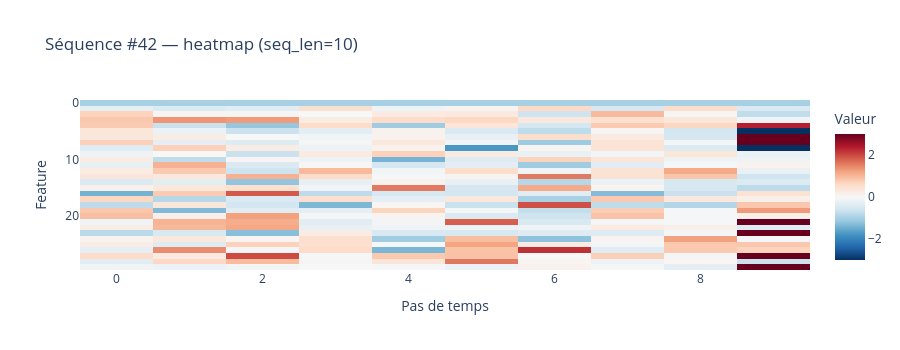

The notebook cell this image was saved under:
### Code cell
# Visualiser une séquence
seq_idx = 42
fig = px.imshow(
    sequences[seq_idx].T,
    labels={'x': 'Pas de temps', 'y': 'Feature', 'color': 'Valeur'},
    title=f'Séquence #{seq_idx} — heatmap (seq_len={seq_len})',
    color_continuous_scale='RdBu_r',
    zmin=-3, zmax=3,
    height=350,
    aspect='auto',
)
fig.show()

### Figure 1 — Plotly figure (JSON) as saved in the notebook; plotly's stock layout.template omitted (floating-point values rounded to 4 significant figures; data arrays with more than 128 entries replaced by an {"elided": "..."} marker saying what was removed)
{"data": [{"coloraxis": "coloraxis", "hovertemplate": "Pas de temps: %{x}<br>Feature: %{y}<br>Valeur: %{z}<extra></extra>", "name": "0", "type": "heatmap", "xaxis": "x", "yaxis": "y", "z": {"elided": "30x10 float values"}}], "layout": {"coloraxis": {"autocolorscale": false, "cmax": 3, "cmin": -3, "colorbar": {"title": {"text": "Valeur"}}, "colorscale": [[0, "rgb(5,48,97)"], [0.1, "rgb(33,102,172)"], [0.2, "rgb(67,147,195)"], [0.3, "rgb(146,197,222)"], [0.4, "rgb(209,229,240)"], [0.5, "rgb(247,247,247)"], [0.6, "rgb(253,219,199)"], [0.7, "rgb(244,165,130)"], [0.8, "rgb(214,96,77)"], [0.9, "rgb(178,24,43)"], [1, "rgb(103,0,31)"]]}, "height": 350, "title": {"text": "Séquence #42 — heatmap (seq_len=10)"}, "xaxis": {"anchor": "y", "domain": [0, 1], "title": {"text": "Pas de temps"}}, "yaxis": {"anchor": "x", "autorange": "reversed", "domain": [0, 1], "title": {"text": "Feature"}}}}
